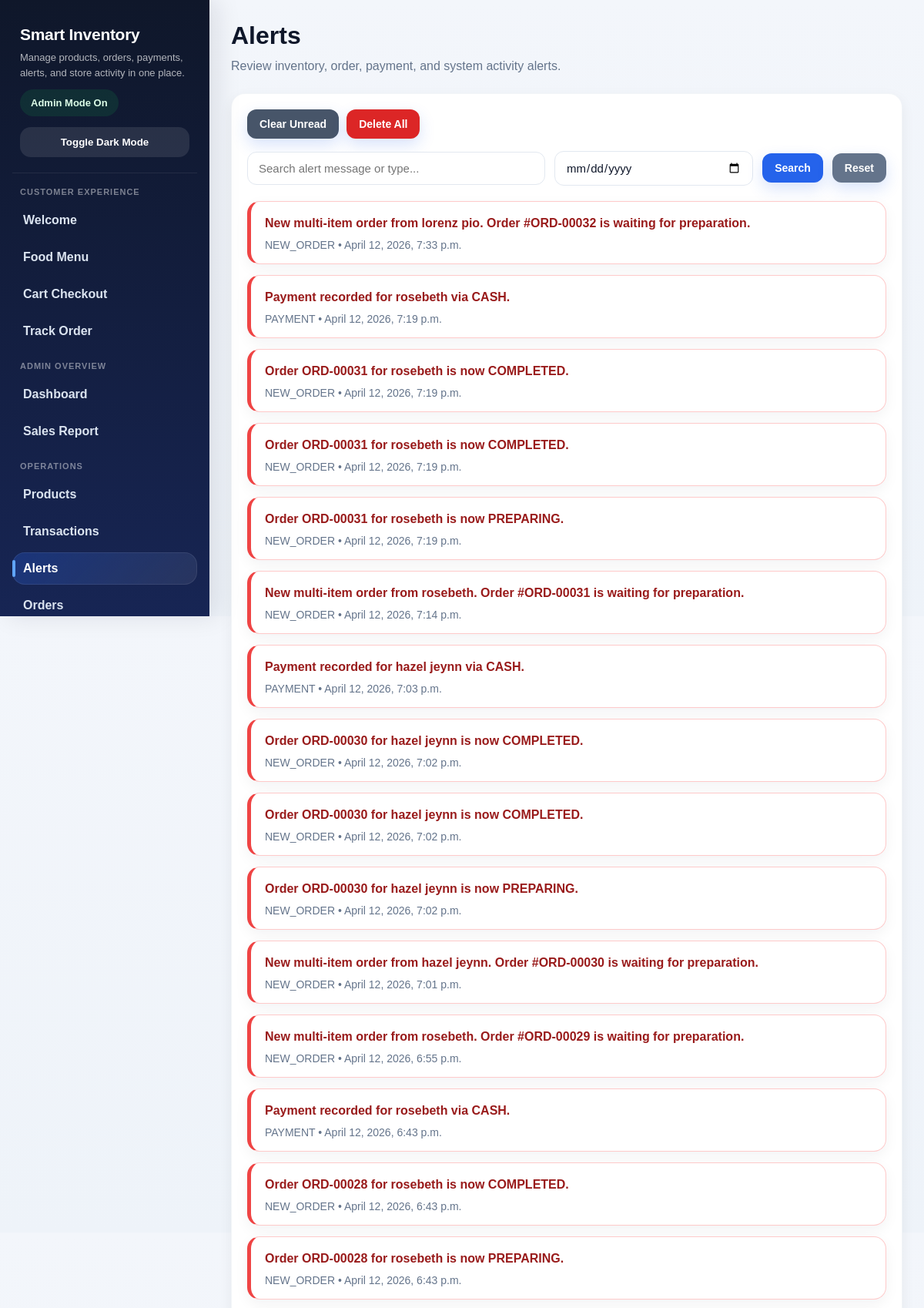
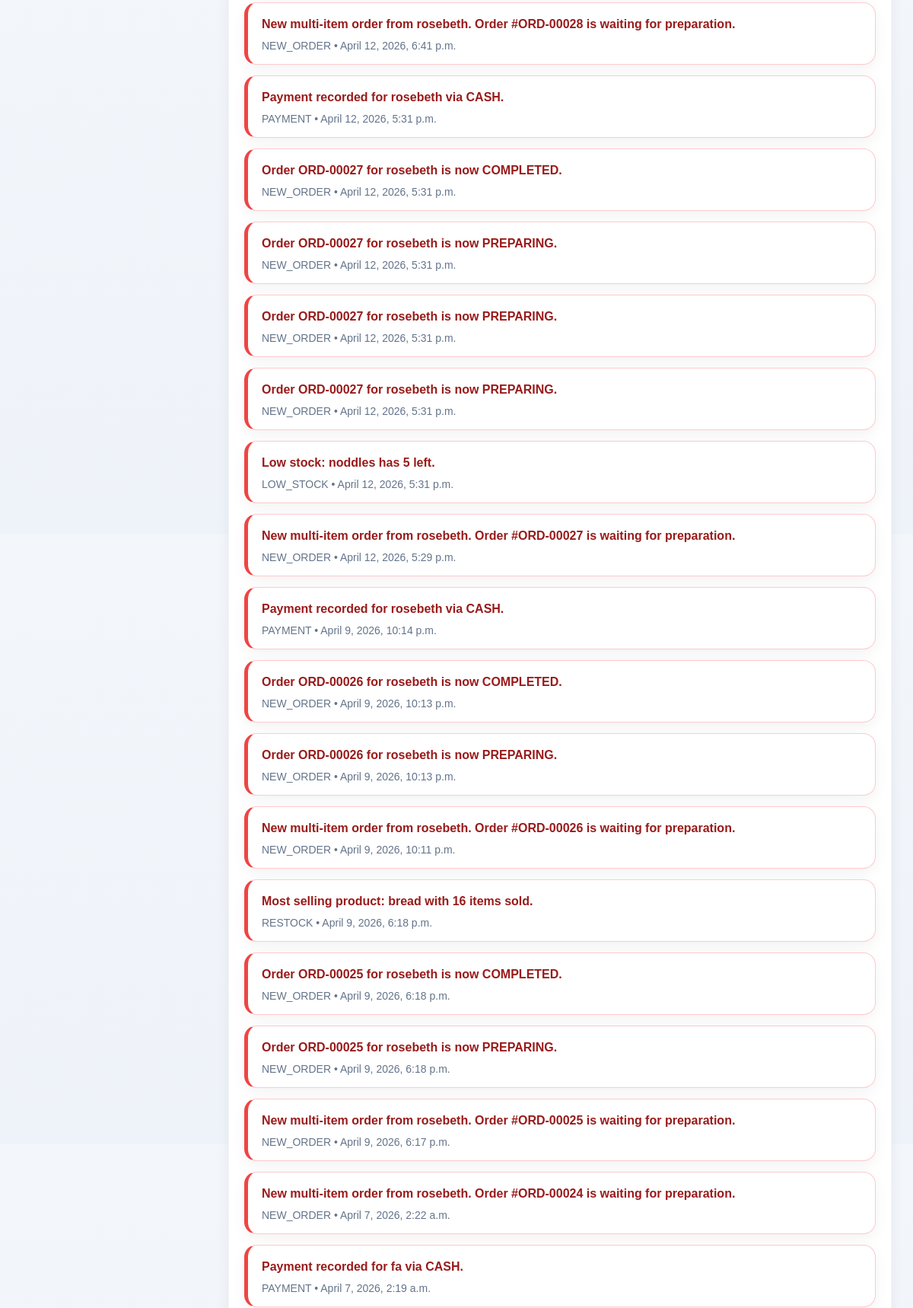
Screenshot of /alerts/ (signed in, upper part) with the database file from the repository (2 pictures, top to bottom).
### store/models.py (models this page shows, shortened)
class Alert(models.Model):
    ALERT_TYPES = [
        ('LOW_STOCK', 'Low Stock'),
        ('SLOW_MOVING', 'Slow Moving'),
        ('RESTOCK', 'Restock Reminder'),
        ('NEW_ORDER', 'New Order'),
        ('PAYMENT', 'Payment'),
    ]
    product = models.ForeignKey(Product, on_delete=models.CASCADE, null=True, blank=True)
    alert_type = models.CharField(max_length=20, choices=ALERT_TYPES)
    message = models.TextField()
    is_read = models.BooleanField(default=False)
    created_at = models.DateTimeField(auto_now_add=True)

### store/views.py (the view)
# urls.py: path('alerts/', views.alert_list, name='alert_list'),
def alert_list(request):
    if not require_store_admin(request):
        return redirect('food_menu')
    query = request.GET.get('q', '').strip()
    selected_date = request.GET.get('date', '').strip()
    alerts = Alert.objects.order_by('-created_at')
    if query:
        alerts = alerts.filter(
            Q(message__icontains=query) |
            Q(alert_type__icontains=query)
        )
    if selected_date:
        alerts = alerts.filter(created_at__date=selected_date)
    context = {
        'alerts': alerts,
        'query': query,
        'selected_date': selected_date,
    }
    return render(request, 'store/alerts.html', context)

### store/views.py (called while the page is built)
def is_store_admin(request):
    return request.session.get('store_admin_unlocked', False)

def require_store_admin(request):
    if not is_store_admin(request):
        messages.error(request, 'Admin access is required for that action.')
        return False
    return True

### store/templates/store/alerts.html (shortened to what this page needs)
{% extends 'store/base.html' %}
{% block content %}
<div class="page-header">
    <h1>Alerts</h1>
    <p class="page-subtitle">Review inventory, order, payment, and system activity alerts.</p>
</div>
<div class="section">
    <div class="page-actions">
        <a href="{% url 'clear_all_alerts' %}" class="btn" style="background:#475569;">Clear Unread</a>
        <a href="{% url 'delete_all_alerts' %}"
           class="btn"
           style="background:#dc2626;"
           onclick="return confirm('Delete all alerts permanently?');">
            Delete All
        </a>
    </div>
    <form method="get" class="filter-bar">
        <input type="text" name="q" value="{{ query }}" placeholder="Search alert message or type...">
        <input type="date" name="date" value="{{ selected_date }}">
        <button type="submit" class="btn">Search</button>
        <a href="{% url 'alert_list' %}" class="btn" style="background:#64748b;">Reset</a>
    </form>
    <div class="alerts-list">
        {% for alert in alerts %}
            <div class="alert-card">
                <div class="alert-message">{{ alert.message }}</div>
                <div class="alert-meta">
                    {{ alert.alert_type }} • {{ alert.created_at|date:"F j, Y, g:i a" }}
                </div>
            </div>
        {% empty %}
            <p class="empty">No alerts found.</p>
        {% endfor %}
    </div>
</div>
{% endblock %}

### store/templates/store/base.html (style rules this page uses)
:root { --bg: #f3f6fb; --bg-soft: #eef3f9; --surface: #ffffff; --surface-soft: #f8fafc; --sidebar: #0f172a; --sidebar-2: #172554; --sidebar-text: #dbe4f0; --text: #0f172a; --muted: #64748b; --border: #e2e8f0; --primary: #2563eb; --primary-hover: #1d4ed8; --success: #16a34a; --danger: #dc2626; --warning: #f59e0b; --info: #2563eb; --shadow-sm: 0 6px 18px rgba(15, 23, 42, 0.06); --shadow-md: 0 10px 28px rgba(15, 23, 42, 0.10); --radius: 18px; --radius-sm: 12px; }
* { box-sizing: border-box; margin: 0; padding: 0; font-family: Arial, sans-serif; }
html { scroll-behavior: smooth; }
body { background: linear-gradient(180deg, var(--bg) 0%, var(--bg-soft) 100%); color: var(--text); transition: background 0.25s ease, color 0.25s ease; }
a { color: inherit; }
.section { background: var(--surface); border-radius: var(--radius); padding: 20px; margin-bottom: 24px; box-shadow: var(--shadow-sm); border: 1px solid rgba(226,232,240,0.45); transition: background 0.25s ease, border-color 0.25s ease; }
.btn { display: inline-flex; align-items: center; justify-content: center; gap: 8px; padding: 11px 16px; background: var(--primary); color: white; text-decoration: none; border: none; border-radius: 12px; cursor: pointer; font-size: 14px; font-weight: 800; transition: transform 0.18s ease, background 0.18s ease, box-shadow 0.18s ease; box-shadow: 0 8px 20px rgba(37,99,235,0.18); }
input[type="text"], input[type="number"], input[type="date"], input[type="email"], input[type="password"], select, textarea { width: 100%; padding: 12px 14px; border: 1px solid var(--border); border-radius: 12px; outline: none; font-size: 15px; background: var(--surface); color: var(--text); }

### store/templates/store/alerts.html (style rules this page uses)
.page-header { margin-bottom: 22px; }
.page-subtitle { color: #64748b; margin-top: 8px; line-height: 1.6; }
.filter-bar { display: grid; grid-template-columns: 1.2fr 0.8fr auto auto; gap: 12px; align-items: center; margin-bottom: 20px; }
.page-actions { display: flex; gap: 10px; flex-wrap: wrap; margin-bottom: 16px; }
.alerts-list { display: flex; flex-direction: column; gap: 14px; }
.alert-card { background: #fff; border: 1px solid #fecaca; border-left: 5px solid #ef4444; border-radius: 16px; padding: 16px 18px; box-shadow: 0 6px 18px rgba(15, 23, 42, 0.05); }
.alert-message { color: #991b1b; font-weight: 800; margin-bottom: 8px; line-height: 1.5; }
.alert-meta { color: #64748b; font-size: 14px; }

### rows the page displays
Alert: message "New multi-item order from lorenz pio. Order #ORD-00032 is waiting for preparation.", alert_type "NEW_ORDER", created_at "April 12, 2026, 7:33 p.m."
Alert: message "Payment recorded for rosebeth via CASH.", alert_type "PAYMENT", created_at "April 12, 2026, 7:19 p.m."
Alert: message "Order ORD-00031 for rosebeth is now COMPLETED.", alert_type "NEW_ORDER", created_at "April 12, 2026, 7:19 p.m."
Alert: message "Order ORD-00031 for rosebeth is now COMPLETED.", alert_type "NEW_ORDER", created_at "April 12, 2026, 7:19 p.m."
Alert: message "Order ORD-00031 for rosebeth is now PREPARING.", alert_type "NEW_ORDER", created_at "April 12, 2026, 7:19 p.m."
Alert: message "New multi-item order from rosebeth. Order #ORD-00031 is waiting for preparation.", alert_type "NEW_ORDER", created_at "April 12, 2026, 7:14 p.m."
Alert: message "Payment recorded for hazel jeynn via CASH.", alert_type "PAYMENT", created_at "April 12, 2026, 7:03 p.m."
Alert: message "Order ORD-00030 for hazel jeynn is now COMPLETED.", alert_type "NEW_ORDER", created_at "April 12, 2026, 7:02 p.m."
Alert: message "Order ORD-00030 for hazel jeynn is now COMPLETED.", alert_type "NEW_ORDER", created_at "April 12, 2026, 7:02 p.m."
Alert: message "Order ORD-00030 for hazel jeynn is now PREPARING.", alert_type "NEW_ORDER", created_at "April 12, 2026, 7:02 p.m."
Alert: message "New multi-item order from hazel jeynn. Order #ORD-00030 is waiting for preparation.", alert_type "NEW_ORDER", created_at "April 12, 2026, 7:01 p.m."
Alert: message "New multi-item order from rosebeth. Order #ORD-00029 is waiting for preparation.", alert_type "NEW_ORDER", created_at "April 12, 2026, 6:55 p.m."
Alert: message "Payment recorded for rosebeth via CASH.", alert_type "PAYMENT", created_at "April 12, 2026, 6:43 p.m."
Alert: message "Order ORD-00028 for rosebeth is now COMPLETED.", alert_type "NEW_ORDER", created_at "April 12, 2026, 6:43 p.m."
Alert: message "Order ORD-00028 for rosebeth is now PREPARING.", alert_type "NEW_ORDER", created_at "April 12, 2026, 6:43 p.m."
Alert: message "New multi-item order from rosebeth. Order #ORD-00028 is waiting for preparation.", alert_type "NEW_ORDER", created_at "April 12, 2026, 6:41 p.m."
Alert: message "Payment recorded for rosebeth via CASH.", alert_type "PAYMENT", created_at "April 12, 2026, 5:31 p.m."
Alert: message "Order ORD-00027 for rosebeth is now COMPLETED.", alert_type "NEW_ORDER", created_at "April 12, 2026, 5:31 p.m."
Alert: message "Order ORD-00027 for rosebeth is now PREPARING.", alert_type "NEW_ORDER", created_at "April 12, 2026, 5:31 p.m."
Alert: message "Order ORD-00027 for rosebeth is now PREPARING.", alert_type "NEW_ORDER", created_at "April 12, 2026, 5:31 p.m."
Alert: message "Order ORD-00027 for rosebeth is now PREPARING.", alert_type "NEW_ORDER", created_at "April 12, 2026, 5:31 p.m."
Alert: message "Low stock: noddles has 5 left.", alert_type "LOW_STOCK", created_at "April 12, 2026, 5:31 p.m."
Alert: message "New multi-item order from rosebeth. Order #ORD-00027 is waiting for preparation.", alert_type "NEW_ORDER", created_at "April 12, 2026, 5:29 p.m."
Alert: message "Payment recorded for rosebeth via CASH.", alert_type "PAYMENT", created_at "April 9, 2026, 10:14 p.m."
Alert: message "Order ORD-00026 for rosebeth is now COMPLETED.", alert_type "NEW_ORDER", created_at "April 9, 2026, 10:13 p.m."
Alert: message "Order ORD-00026 for rosebeth is now PREPARING.", alert_type "NEW_ORDER", created_at "April 9, 2026, 10:13 p.m."
Alert: message "New multi-item order from rosebeth. Order #ORD-00026 is waiting for preparation.", alert_type "NEW_ORDER", created_at "April 9, 2026, 10:11 p.m."
Alert: message "Most selling product: bread with 16 items sold.", alert_type "RESTOCK", created_at "April 9, 2026, 6:18 p.m."
Alert: message "Order ORD-00025 for rosebeth is now COMPLETED.", alert_type "NEW_ORDER", created_at "April 9, 2026, 6:18 p.m."
Alert: message "Order ORD-00025 for rosebeth is now PREPARING.", alert_type "NEW_ORDER", created_at "April 9, 2026, 6:18 p.m."
Alert: message "New multi-item order from rosebeth. Order #ORD-00025 is waiting for preparation.", alert_type "NEW_ORDER", created_at "April 9, 2026, 6:17 p.m."
Alert: message "New multi-item order from rosebeth. Order #ORD-00024 is waiting for preparation.", alert_type "NEW_ORDER", created_at "April 7, 2026, 2:22 a.m."
Alert: message "Payment recorded for fa via CASH.", alert_type "PAYMENT", created_at "April 7, 2026, 2:19 a.m."
